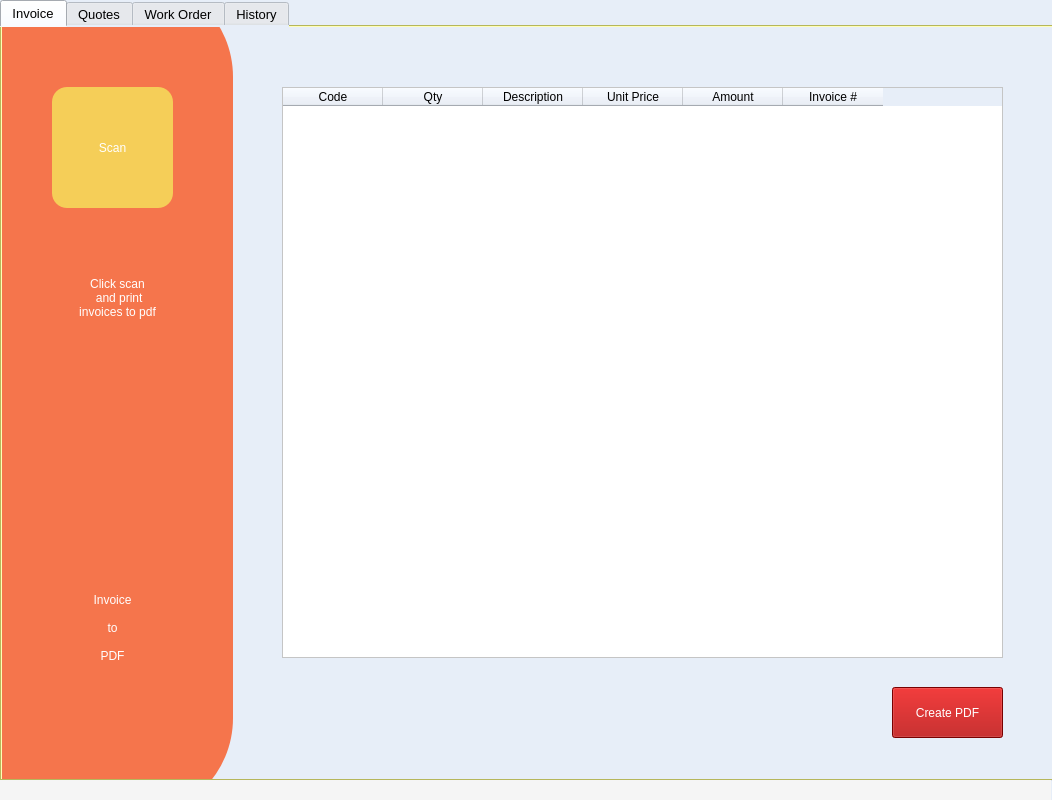
<?xml version="1.0" encoding="UTF-8"?>
<ui version="4.0">
 <class>Form</class>
 <widget class="QWidget" name="Form">
  <property name="geometry">
   <rect>
    <x>0</x>
    <y>0</y>
    <width>1052</width>
    <height>800</height>
   </rect>
  </property>
  <property name="minimumSize">
   <size>
    <width>1052</width>
    <height>800</height>
   </size>
  </property>
  <property name="maximumSize">
   <size>
    <width>1052</width>
    <height>800</height>
   </size>
  </property>
  <property name="windowTitle">
   <string>inv_printer_main</string>
  </property>
  <property name="styleSheet">
   <string notr="true">QWidget{

	background-color: rgb(231, 238, 248);
}</string>
  </property>
  <widget class="QTabWidget" name="tabWidget">
   <property name="geometry">
    <rect>
     <x>0</x>
     <y>0</y>
     <width>1061</width>
     <height>781</height>
    </rect>
   </property>
   <property name="palette">
    <palette>
     <active>
      <colorrole role="WindowText">
       <brush brushstyle="SolidPattern">
        <color alpha="255">
         <red>170</red>
         <green>255</green>
         <blue>127</blue>
        </color>
       </brush>
      </colorrole>
      <colorrole role="Button">
       <brush brushstyle="SolidPattern">
        <color alpha="255">
         <red>255</red>
         <green>255</green>
         <blue>127</blue>
        </color>
       </brush>
      </colorrole>
      <colorrole role="Light">
       <brush brushstyle="SolidPattern">
        <color alpha="255">
         <red>127</red>
         <green>255</green>
         <blue>255</blue>
        </color>
       </brush>
      </colorrole>
      <colorrole role="Midlight">
       <brush brushstyle="SolidPattern">
        <color alpha="255">
         <red>63</red>
         <green>255</green>
         <blue>255</blue>
        </color>
       </brush>
      </colorrole>
      <colorrole role="Dark">
       <brush brushstyle="SolidPattern">
        <color alpha="255">
         <red>0</red>
         <green>127</green>
         <blue>127</blue>
        </color>
       </brush>
      </colorrole>
      <colorrole role="Mid">
       <brush brushstyle="SolidPattern">
        <color alpha="255">
         <red>0</red>
         <green>170</green>
         <blue>170</blue>
        </color>
       </brush>
      </colorrole>
      <colorrole role="Text">
       <brush brushstyle="SolidPattern">
        <color alpha="255">
         <red>170</red>
         <green>255</green>
         <blue>127</blue>
        </color>
       </brush>
      </colorrole>
      <colorrole role="BrightText">
       <brush brushstyle="SolidPattern">
        <color alpha="255">
         <red>255</red>
         <green>255</green>
         <blue>255</blue>
        </color>
       </brush>
      </colorrole>
      <colorrole role="ButtonText">
       <brush brushstyle="SolidPattern">
        <color alpha="255">
         <red>170</red>
         <green>255</green>
         <blue>127</blue>
        </color>
       </brush>
      </colorrole>
      <colorrole role="Base">
       <brush brushstyle="SolidPattern">
        <color alpha="255">
         <red>255</red>
         <green>255</green>
         <blue>127</blue>
        </color>
       </brush>
      </colorrole>
      <colorrole role="Window">
       <brush brushstyle="SolidPattern">
        <color alpha="255">
         <red>255</red>
         <green>255</green>
         <blue>127</blue>
        </color>
       </brush>
      </colorrole>
      <colorrole role="Shadow">
       <brush brushstyle="SolidPattern">
        <color alpha="255">
         <red>0</red>
         <green>0</green>
         <blue>0</blue>
        </color>
       </brush>
      </colorrole>
      <colorrole role="AlternateBase">
       <brush brushstyle="SolidPattern">
        <color alpha="255">
         <red>127</red>
         <green>255</green>
         <blue>255</blue>
        </color>
       </brush>
      </colorrole>
      <colorrole role="ToolTipBase">
       <brush brushstyle="SolidPattern">
        <color alpha="255">
         <red>255</red>
         <green>255</green>
         <blue>220</blue>
        </color>
       </brush>
      </colorrole>
      <colorrole role="ToolTipText">
       <brush brushstyle="SolidPattern">
        <color alpha="255">
         <red>0</red>
         <green>0</green>
         <blue>0</blue>
        </color>
       </brush>
      </colorrole>
     </active>
     <inactive>
      <colorrole role="WindowText">
       <brush brushstyle="SolidPattern">
        <color alpha="255">
         <red>170</red>
         <green>255</green>
         <blue>127</blue>
        </color>
       </brush>
      </colorrole>
      <colorrole role="Button">
       <brush brushstyle="SolidPattern">
        <color alpha="255">
         <red>255</red>
         <green>255</green>
         <blue>127</blue>
        </color>
       </brush>
      </colorrole>
      <colorrole role="Light">
       <brush brushstyle="SolidPattern">
        <color alpha="255">
         <red>127</red>
         <green>255</green>
         <blue>255</blue>
        </color>
       </brush>
      </colorrole>
      <colorrole role="Midlight">
       <brush brushstyle="SolidPattern">
        <color alpha="255">
         <red>63</red>
         <green>255</green>
         <blue>255</blue>
        </color>
       </brush>
      </colorrole>
      <colorrole role="Dark">
       <brush brushstyle="SolidPattern">
        <color alpha="255">
         <red>0</red>
         <green>127</green>
         <blue>127</blue>
        </color>
       </brush>
      </colorrole>
      <colorrole role="Mid">
       <brush brushstyle="SolidPattern">
        <color alpha="255">
         <red>0</red>
         <green>170</green>
         <blue>170</blue>
        </color>
       </brush>
      </colorrole>
      <colorrole role="Text">
       <brush brushstyle="SolidPattern">
        <color alpha="255">
         <red>170</red>
         <green>255</green>
         <blue>127</blue>
        </color>
       </brush>
      </colorrole>
      <colorrole role="BrightText">
       <brush brushstyle="SolidPattern">
        <color alpha="255">
         <red>255</red>
         <green>255</green>
         <blue>255</blue>
        </color>
       </brush>
      </colorrole>
      <colorrole role="ButtonText">
       <brush brushstyle="SolidPattern">
        <color alpha="255">
         <red>170</red>
         <green>255</green>
         <blue>127</blue>
        </color>
       </brush>
      </colorrole>
      <colorrole role="Base">
       <brush brushstyle="SolidPattern">
        <color alpha="255">
         <red>255</red>
         <green>255</green>
         <blue>127</blue>
        </color>
       </brush>
      </colorrole>
      <colorrole role="Window">
       <brush brushstyle="SolidPattern">
        <color alpha="255">
         <red>255</red>
         <green>255</green>
         <blue>127</blue>
        </color>
       </brush>
      </colorrole>
      <colorrole role="Shadow">
       <brush brushstyle="SolidPattern">
        <color alpha="255">
         <red>0</red>
         <green>0</green>
         <blue>0</blue>
        </color>
       </brush>
      </colorrole>
      <colorrole role="AlternateBase">
       <brush brushstyle="SolidPattern">
        <color alpha="255">
         <red>127</red>
         <green>255</green>
         <blue>255</blue>
        </color>
       </brush>
      </colorrole>
      <colorrole role="ToolTipBase">
       <brush brushstyle="SolidPattern">
        <color alpha="255">
         <red>255</red>
         <green>255</green>
         <blue>220</blue>
        </color>
       </brush>
      </colorrole>
      <colorrole role="ToolTipText">
       <brush brushstyle="SolidPattern">
        <color alpha="255">
         <red>0</red>
         <green>0</green>
         <blue>0</blue>
        </color>
       </brush>
      </colorrole>
     </inactive>
     <disabled>
      <colorrole role="WindowText">
       <brush brushstyle="SolidPattern">
        <color alpha="255">
         <red>170</red>
         <green>255</green>
         <blue>127</blue>
        </color>
       </brush>
      </colorrole>
      <colorrole role="Button">
       <brush brushstyle="SolidPattern">
        <color alpha="255">
         <red>255</red>
         <green>255</green>
         <blue>127</blue>
        </color>
       </brush>
      </colorrole>
      <colorrole role="Light">
       <brush brushstyle="SolidPattern">
        <color alpha="255">
         <red>127</red>
         <green>255</green>
         <blue>255</blue>
        </color>
       </brush>
      </colorrole>
      <colorrole role="Midlight">
       <brush brushstyle="SolidPattern">
        <color alpha="255">
         <red>63</red>
         <green>255</green>
         <blue>255</blue>
        </color>
       </brush>
      </colorrole>
      <colorrole role="Dark">
       <brush brushstyle="SolidPattern">
        <color alpha="255">
         <red>0</red>
         <green>127</green>
         <blue>127</blue>
        </color>
       </brush>
      </colorrole>
      <colorrole role="Mid">
       <brush brushstyle="SolidPattern">
        <color alpha="255">
         <red>0</red>
         <green>170</green>
         <blue>170</blue>
        </color>
       </brush>
      </colorrole>
      <colorrole role="Text">
       <brush brushstyle="SolidPattern">
        <color alpha="255">
         <red>170</red>
         <green>255</green>
         <blue>127</blue>
        </color>
       </brush>
      </colorrole>
      <colorrole role="BrightText">
       <brush brushstyle="SolidPattern">
        <color alpha="255">
         <red>255</red>
         <green>255</green>
         <blue>255</blue>
        </color>
       </brush>
      </colorrole>
      <colorrole role="ButtonText">
       <brush brushstyle="SolidPattern">
        <color alpha="255">
         <red>170</red>
         <green>255</green>
         <blue>127</blue>
        </color>
       </brush>
      </colorrole>
      <colorrole role="Base">
       <brush brushstyle="SolidPattern">
        <color alpha="255">
         <red>255</red>
         <green>255</green>
         <blue>127</blue>
        </color>
       </brush>
      </colorrole>
      <colorrole role="Window">
       <brush brushstyle="SolidPattern">
        <color alpha="255">
         <red>255</red>
         <green>255</green>
         <blue>127</blue>
        </color>
       </brush>
      </colorrole>
      <colorrole role="Shadow">
       <brush brushstyle="SolidPattern">
        <color alpha="255">
         <red>0</red>
         <green>0</green>
         <blue>0</blue>
        </color>
       </brush>
      </colorrole>
      <colorrole role="AlternateBase">
       <brush brushstyle="SolidPattern">
        <color alpha="255">
         <red>0</red>
         <green>255</green>
         <blue>255</blue>
        </color>
       </brush>
      </colorrole>
      <colorrole role="ToolTipBase">
       <brush brushstyle="SolidPattern">
        <color alpha="255">
         <red>255</red>
         <green>255</green>
         <blue>220</blue>
        </color>
       </brush>
      </colorrole>
      <colorrole role="ToolTipText">
       <brush brushstyle="SolidPattern">
        <color alpha="255">
         <red>0</red>
         <green>0</green>
         <blue>0</blue>
        </color>
       </brush>
      </colorrole>
     </disabled>
    </palette>
   </property>
   <property name="font">
    <font>
     <family>Segoe UI</family>
     <pointsize>10</pointsize>
     <weight>50</weight>
     <italic>false</italic>
     <bold>false</bold>
    </font>
   </property>
   <property name="styleSheet">
    <string notr="true">QTabWidget{
background-color: rgb(255, 255, 127);
	font: 10pt &quot;Segoe UI&quot;;
	color: rgb(170, 255, 127);

}

</string>
   </property>
   <property name="currentIndex">
    <number>0</number>
   </property>
   <widget class="QWidget" name="tab_inv">
    <property name="font">
     <font>
      <family>MS Gothic</family>
      <pointsize>20</pointsize>
     </font>
    </property>
    <property name="accessibleName">
     <string/>
    </property>
    <property name="autoFillBackground">
     <bool>false</bool>
    </property>
    <attribute name="title">
     <string>Invoice</string>
    </attribute>
    <widget class="QTableWidget" name="tableWidget_inv">
     <property name="geometry">
      <rect>
       <x>280</x>
       <y>60</y>
       <width>721</width>
       <height>571</height>
      </rect>
     </property>
     <property name="focusPolicy">
      <enum>Qt::WheelFocus</enum>
     </property>
     <property name="contextMenuPolicy">
      <enum>Qt::PreventContextMenu</enum>
     </property>
     <property name="styleSheet">
      <string notr="true">QTableWidget{
background-color: rgb(255, 255, 255);
}</string>
     </property>
     <property name="editTriggers">
      <set>QAbstractItemView::NoEditTriggers</set>
     </property>
     <property name="alternatingRowColors">
      <bool>false</bool>
     </property>
     <property name="verticalScrollMode">
      <enum>QAbstractItemView::ScrollPerPixel</enum>
     </property>
     <attribute name="horizontalHeaderHighlightSections">
      <bool>true</bool>
     </attribute>
     <column>
      <property name="text">
       <string>Code</string>
      </property>
     </column>
     <column>
      <property name="text">
       <string>Qty</string>
      </property>
     </column>
     <column>
      <property name="text">
       <string>Description</string>
      </property>
     </column>
     <column>
      <property name="text">
       <string>Unit Price</string>
      </property>
     </column>
     <column>
      <property name="text">
       <string>Amount</string>
      </property>
     </column>
     <column>
      <property name="text">
       <string>Invoice #</string>
      </property>
     </column>
    </widget>
    <widget class="QPushButton" name="pdfbtn_inv">
     <property name="geometry">
      <rect>
       <x>890</x>
       <y>660</y>
       <width>111</width>
       <height>51</height>
      </rect>
     </property>
     <property name="whatsThis">
      <string>&lt;html&gt;&lt;head/&gt;&lt;body&gt;&lt;p align=&quot;center&quot;&gt;&lt;br/&gt;&lt;/p&gt;&lt;/body&gt;&lt;/html&gt;</string>
     </property>
     <property name="styleSheet">
      <string notr="true">QPushButton{
background-color: rgb(170, 0, 0);
	font: 11pt &quot;Segoe UI Semilight&quot;;
	
	color: rgb(255, 255, 255);
}</string>
     </property>
     <property name="text">
      <string>Create PDF</string>
     </property>
    </widget>
    <widget class="QFrame" name="frame_3">
     <property name="geometry">
      <rect>
       <x>-60</x>
       <y>-50</y>
       <width>291</width>
       <height>841</height>
      </rect>
     </property>
     <property name="styleSheet">
      <string notr="true">QFrame{
background-color: #F5754C;
border-radius: 100px;
}</string>
     </property>
     <property name="frameShape">
      <enum>QFrame::StyledPanel</enum>
     </property>
     <property name="frameShadow">
      <enum>QFrame::Raised</enum>
     </property>
     <widget class="QLabel" name="label_7">
      <property name="geometry">
       <rect>
        <x>60</x>
        <y>240</y>
        <width>231</width>
        <height>161</height>
       </rect>
      </property>
      <property name="styleSheet">
       <string notr="true">QLabel{
	
	
	font: 75 13pt &quot;Nirmala UI&quot;;
	color: rgb(255, 255, 255);

}</string>
      </property>
      <property name="text">
       <string>Click scan 
 and print 
invoices to pdf</string>
      </property>
      <property name="alignment">
       <set>Qt::AlignCenter</set>
      </property>
     </widget>
     <widget class="QPushButton" name="scan_inv">
      <property name="geometry">
       <rect>
        <x>110</x>
        <y>110</y>
        <width>121</width>
        <height>121</height>
       </rect>
      </property>
      <property name="styleSheet">
       <string notr="true">QPushButton{
background-color: #F5CE58;
	color: rgb(255, 255, 255);
	font: 63 15pt &quot;Segoe UI Semibold&quot;;
border-radius: 15px;
}</string>
      </property>
      <property name="text">
       <string>Scan</string>
      </property>
     </widget>
     <widget class="QLabel" name="label_8">
      <property name="geometry">
       <rect>
        <x>90</x>
        <y>570</y>
        <width>161</width>
        <height>161</height>
       </rect>
      </property>
      <property name="styleSheet">
       <string notr="true">QLabel{
	font: 87 14pt &quot;Arial Black&quot;;
	color: rgb(255, 255, 255);

}</string>
      </property>
      <property name="text">
       <string>Invoice 
 
to
 
PDF</string>
      </property>
      <property name="alignment">
       <set>Qt::AlignCenter</set>
      </property>
     </widget>
    </widget>
   </widget>
   <widget class="QWidget" name="tab_q">
    <attribute name="title">
     <string>Quotes</string>
    </attribute>
    <widget class="QPushButton" name="pdfbtn_q">
     <property name="geometry">
      <rect>
       <x>890</x>
       <y>660</y>
       <width>111</width>
       <height>51</height>
      </rect>
     </property>
     <property name="whatsThis">
      <string>&lt;html&gt;&lt;head/&gt;&lt;body&gt;&lt;p align=&quot;center&quot;&gt;&lt;br/&gt;&lt;/p&gt;&lt;/body&gt;&lt;/html&gt;</string>
     </property>
     <property name="styleSheet">
      <string notr="true">QPushButton{
background-color: rgb(170, 0, 0);
	font: 11pt &quot;Segoe UI Semilight&quot;;
	
	color: rgb(255, 255, 255);
}</string>
     </property>
     <property name="text">
      <string>Create PDF</string>
     </property>
    </widget>
    <widget class="QTableWidget" name="tableWidget_q">
     <property name="geometry">
      <rect>
       <x>280</x>
       <y>60</y>
       <width>721</width>
       <height>571</height>
      </rect>
     </property>
     <property name="focusPolicy">
      <enum>Qt::WheelFocus</enum>
     </property>
     <property name="contextMenuPolicy">
      <enum>Qt::PreventContextMenu</enum>
     </property>
     <property name="styleSheet">
      <string notr="true">QTableWidget{
background-color: rgb(255, 255, 255);
}</string>
     </property>
     <property name="editTriggers">
      <set>QAbstractItemView::NoEditTriggers</set>
     </property>
     <property name="alternatingRowColors">
      <bool>false</bool>
     </property>
     <property name="verticalScrollMode">
      <enum>QAbstractItemView::ScrollPerPixel</enum>
     </property>
     <attribute name="horizontalHeaderHighlightSections">
      <bool>true</bool>
     </attribute>
     <column>
      <property name="text">
       <string>Code</string>
      </property>
     </column>
     <column>
      <property name="text">
       <string>Qty</string>
      </property>
     </column>
     <column>
      <property name="text">
       <string>Description</string>
      </property>
     </column>
     <column>
      <property name="text">
       <string>Unit Price</string>
      </property>
     </column>
     <column>
      <property name="text">
       <string>Amount</string>
      </property>
     </column>
     <column>
      <property name="text">
       <string>Quote#</string>
      </property>
     </column>
    </widget>
    <widget class="QFrame" name="frame_2">
     <property name="geometry">
      <rect>
       <x>-60</x>
       <y>-50</y>
       <width>291</width>
       <height>841</height>
      </rect>
     </property>
     <property name="styleSheet">
      <string notr="true">QFrame{
background-color: #A1F558;
border-radius: 100px;
}</string>
     </property>
     <property name="frameShape">
      <enum>QFrame::StyledPanel</enum>
     </property>
     <property name="frameShadow">
      <enum>QFrame::Raised</enum>
     </property>
     <widget class="QLabel" name="label_5">
      <property name="geometry">
       <rect>
        <x>60</x>
        <y>240</y>
        <width>231</width>
        <height>161</height>
       </rect>
      </property>
      <property name="styleSheet">
       <string notr="true">QLabel{
	font: 75 13pt &quot;Nirmala UI&quot;;
	color: rgb(106, 106, 106);

}</string>
      </property>
      <property name="text">
       <string>Click scan 
 and print 
quotes to pdf</string>
      </property>
      <property name="alignment">
       <set>Qt::AlignCenter</set>
      </property>
     </widget>
     <widget class="QPushButton" name="scan_q">
      <property name="geometry">
       <rect>
        <x>110</x>
        <y>110</y>
        <width>121</width>
        <height>121</height>
       </rect>
      </property>
      <property name="styleSheet">
       <string notr="true">QPushButton{
background-color:#F5754C;
	color: rgb(255, 255, 255);
	font: 63 15pt &quot;Segoe UI Semibold&quot;;
border-radius: 15px;
}</string>
      </property>
      <property name="text">
       <string>Scan</string>
      </property>
     </widget>
     <widget class="QLabel" name="label_6">
      <property name="geometry">
       <rect>
        <x>90</x>
        <y>570</y>
        <width>161</width>
        <height>161</height>
       </rect>
      </property>
      <property name="styleSheet">
       <string notr="true">QLabel{
	font: 87 14pt &quot;Arial Black&quot;;
	color: rgb(255, 255, 255);

}</string>
      </property>
      <property name="text">
       <string>Quotes 
 
to
 
PDF</string>
      </property>
      <property name="alignment">
       <set>Qt::AlignCenter</set>
      </property>
     </widget>
    </widget>
   </widget>
   <widget class="QWidget" name="tab_wo">
    <attribute name="title">
     <string>Work Order</string>
    </attribute>
    <widget class="QTableWidget" name="tableWidget_wo">
     <property name="geometry">
      <rect>
       <x>280</x>
       <y>60</y>
       <width>721</width>
       <height>571</height>
      </rect>
     </property>
     <property name="focusPolicy">
      <enum>Qt::WheelFocus</enum>
     </property>
     <property name="contextMenuPolicy">
      <enum>Qt::PreventContextMenu</enum>
     </property>
     <property name="styleSheet">
      <string notr="true">QTableWidget{
background-color: rgb(255, 255, 255);
}</string>
     </property>
     <property name="editTriggers">
      <set>QAbstractItemView::NoEditTriggers</set>
     </property>
     <property name="alternatingRowColors">
      <bool>false</bool>
     </property>
     <property name="verticalScrollMode">
      <enum>QAbstractItemView::ScrollPerPixel</enum>
     </property>
     <attribute name="horizontalHeaderHighlightSections">
      <bool>true</bool>
     </attribute>
     <column>
      <property name="text">
       <string>Code</string>
      </property>
     </column>
     <column>
      <property name="text">
       <string>Qty</string>
      </property>
     </column>
     <column>
      <property name="text">
       <string>Description</string>
      </property>
     </column>
     <column>
      <property name="text">
       <string>Unit Price</string>
      </property>
     </column>
     <column>
      <property name="text">
       <string>Amount</string>
      </property>
     </column>
     <column>
      <property name="text">
       <string>W/O#</string>
      </property>
     </column>
    </widget>
    <widget class="QPushButton" name="pdfbtn_wo">
     <property name="geometry">
      <rect>
       <x>890</x>
       <y>660</y>
       <width>111</width>
       <height>51</height>
      </rect>
     </property>
     <property name="whatsThis">
      <string>&lt;html&gt;&lt;head/&gt;&lt;body&gt;&lt;p align=&quot;center&quot;&gt;&lt;br/&gt;&lt;/p&gt;&lt;/body&gt;&lt;/html&gt;</string>
     </property>
     <property name="styleSheet">
      <string notr="true">QPushButton{
background-color: rgb(170, 0, 0);
	font: 11pt &quot;Segoe UI Semilight&quot;;
	
	color: rgb(255, 255, 255);
}</string>
     </property>
     <property name="text">
      <string>Create PDF</string>
     </property>
    </widget>
    <widget class="QFrame" name="frame_4">
     <property name="geometry">
      <rect>
       <x>-60</x>
       <y>-50</y>
       <width>291</width>
       <height>841</height>
      </rect>
     </property>
     <property name="styleSheet">
      <string notr="true">QFrame{
background-color: #F43F5E;
border-radius: 100px;
}</string>
     </property>
     <property name="frameShape">
      <enum>QFrame::StyledPanel</enum>
     </property>
     <property name="frameShadow">
      <enum>QFrame::Raised</enum>
     </property>
     <widget class="QLabel" name="label_9">
      <property name="geometry">
       <rect>
        <x>80</x>
        <y>240</y>
        <width>191</width>
        <height>161</height>
       </rect>
      </property>
      <property name="styleSheet">
       <string notr="true">QLabel{
font: 75 13pt &quot;Nirmala UI&quot;;
	color: rgb(255, 255, 255);

}</string>
      </property>
      <property name="text">
       <string>Click scan 
 and print 
work orders to pdf</string>
      </property>
      <property name="alignment">
       <set>Qt::AlignCenter</set>
      </property>
     </widget>
     <widget class="QPushButton" name="scan_wo">
      <property name="geometry">
       <rect>
        <x>110</x>
        <y>110</y>
        <width>121</width>
        <height>121</height>
       </rect>
      </property>
      <property name="styleSheet">
       <string notr="true">QPushButton{
background-color: #F5CE58;
	color: rgb(255, 255, 255);
	font: 63 15pt &quot;Segoe UI Semibold&quot;;
border-radius: 15px;
}</string>
      </property>
      <property name="text">
       <string>Scan</string>
      </property>
     </widget>
     <widget class="QLabel" name="label_10">
      <property name="geometry">
       <rect>
        <x>90</x>
        <y>570</y>
        <width>161</width>
        <height>161</height>
       </rect>
      </property>
      <property name="styleSheet">
       <string notr="true">QLabel{
	font: 87 14pt &quot;Arial Black&quot;;
	color: rgb(255, 255, 255);

}</string>
      </property>
      <property name="text">
       <string>Work Order 
 
to
 
PDF</string>
      </property>
      <property name="alignment">
       <set>Qt::AlignCenter</set>
      </property>
     </widget>
    </widget>
   </widget>
   <widget class="QWidget" name="tab_h">
    <attribute name="title">
     <string>History</string>
    </attribute>
    <widget class="QFrame" name="frame_5">
     <property name="geometry">
      <rect>
       <x>-30</x>
       <y>-50</y>
       <width>261</width>
       <height>841</height>
      </rect>
     </property>
     <property name="styleSheet">
      <string notr="true">QFrame{
background-color: #00A9F5;
border-radius: 100px;
}</string>
     </property>
     <property name="frameShape">
      <enum>QFrame::StyledPanel</enum>
     </property>
     <property name="frameShadow">
      <enum>QFrame::Raised</enum>
     </property>
     <widget class="QLabel" name="label_11">
      <property name="geometry">
       <rect>
        <x>50</x>
        <y>160</y>
        <width>191</width>
        <height>161</height>
       </rect>
      </property>
      <property name="styleSheet">
       <string notr="true">QLabel{
font: 75 13pt &quot;Nirmala UI&quot;;
	color: rgb(255, 255, 255);
}</string>
      </property>
      <property name="text">
       <string>List of 
printed invoice,
quotes and 
work orders</string>
      </property>
      <property name="alignment">
       <set>Qt::AlignCenter</set>
      </property>
     </widget>
     <widget class="QLabel" name="label_12">
      <property name="geometry">
       <rect>
        <x>60</x>
        <y>510</y>
        <width>161</width>
        <height>261</height>
       </rect>
      </property>
      <property name="styleSheet">
       <string notr="true">QLabel{
	font: 87 15pt &quot;Arial Black&quot;;
	
	
	color: rgb(255, 255, 255);
}</string>
      </property>
      <property name="text">
       <string>History</string>
      </property>
      <property name="alignment">
       <set>Qt::AlignCenter</set>
      </property>
     </widget>
     <widget class="QLabel" name="label_13">
      <property name="geometry">
       <rect>
        <x>50</x>
        <y>380</y>
        <width>191</width>
        <height>161</height>
       </rect>
      </property>
      <property name="styleSheet">
       <string notr="true">QLabel{
	font: 75 13pt &quot;Nirmala UI&quot;;
	
	color: rgb(255, 255, 255);

}</string>
      </property>
      <property name="text">
       <string>You can 
reprint selected 
invoice, quotes 
or work 
orders</string>
      </property>
      <property name="alignment">
       <set>Qt::AlignCenter</set>
      </property>
     </widget>
    </widget>
    <widget class="QTableWidget" name="tableWidget_his">
     <property name="geometry">
      <rect>
       <x>280</x>
       <y>60</y>
       <width>731</width>
       <height>571</height>
      </rect>
     </property>
     <property name="focusPolicy">
      <enum>Qt::WheelFocus</enum>
     </property>
     <property name="contextMenuPolicy">
      <enum>Qt::PreventContextMenu</enum>
     </property>
     <property name="styleSheet">
      <string notr="true">QTableWidget{
background-color: rgb(255, 255, 255);
}</string>
     </property>
     <property name="sizeAdjustPolicy">
      <enum>QAbstractScrollArea::AdjustIgnored</enum>
     </property>
     <property name="editTriggers">
      <set>QAbstractItemView::NoEditTriggers</set>
     </property>
     <property name="alternatingRowColors">
      <bool>false</bool>
     </property>
     <property name="selectionBehavior">
      <enum>QAbstractItemView::SelectRows</enum>
     </property>
     <property name="verticalScrollMode">
      <enum>QAbstractItemView::ScrollPerPixel</enum>
     </property>
     <attribute name="horizontalHeaderCascadingSectionResizes">
      <bool>false</bool>
     </attribute>
     <attribute name="horizontalHeaderDefaultSectionSize">
      <number>182</number>
     </attribute>
     <attribute name="horizontalHeaderHighlightSections">
      <bool>true</bool>
     </attribute>
     <attribute name="horizontalHeaderMinimumSectionSize">
      <number>52</number>
     </attribute>
     <attribute name="horizontalHeaderStretchLastSection">
      <bool>false</bool>
     </attribute>
     <attribute name="verticalHeaderCascadingSectionResizes">
      <bool>false</bool>
     </attribute>
     <column>
      <property name="text">
       <string>File Type</string>
      </property>
     </column>
     <column>
      <property name="text">
       <string>Inv#/Quo#/WO#</string>
      </property>
     </column>
     <column>
      <property name="text">
       <string>Customer Name</string>
      </property>
     </column>
     <column>
      <property name="text">
       <string>Action</string>
      </property>
     </column>
    </widget>
    <widget class="QPushButton" name="refresh_btn">
     <property name="geometry">
      <rect>
       <x>900</x>
       <y>660</y>
       <width>111</width>
       <height>51</height>
      </rect>
     </property>
     <property name="whatsThis">
      <string>&lt;html&gt;&lt;head/&gt;&lt;body&gt;&lt;p align=&quot;center&quot;&gt;&lt;br/&gt;&lt;/p&gt;&lt;/body&gt;&lt;/html&gt;</string>
     </property>
     <property name="styleSheet">
      <string notr="true">QPushButton{
background-color: #F59525;
	font: 11pt &quot;Segoe UI Semilight&quot;;
	
	color: rgb(255, 255, 255);
}</string>
     </property>
     <property name="text">
      <string>Refresh</string>
     </property>
    </widget>
   </widget>
  </widget>
  <widget class="QLabel" name="time_label">
   <property name="geometry">
    <rect>
     <x>0</x>
     <y>780</y>
     <width>1051</width>
     <height>21</height>
    </rect>
   </property>
   <property name="styleSheet">
    <string notr="true">QLabel{
color: rgb(0, 170, 127);
	background-color: rgb(245, 245, 245);
}</string>
   </property>
   <property name="text">
    <string/>
   </property>
   <property name="alignment">
    <set>Qt::AlignRight|Qt::AlignTrailing|Qt::AlignVCenter</set>
   </property>
  </widget>
 </widget>
 <resources/>
 <connections/>
</ui>
